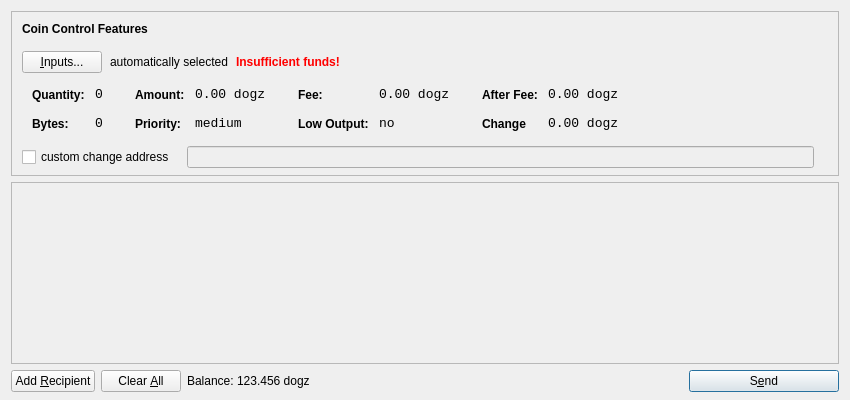
<?xml version="1.0" encoding="UTF-8"?>
<ui version="4.0">
 <class>SendCoinsDialog</class>
 <widget class="QDialog" name="SendCoinsDialog">
  <property name="geometry">
   <rect>
    <x>0</x>
    <y>0</y>
    <width>850</width>
    <height>400</height>
   </rect>
  </property>
  <property name="windowTitle">
   <string>Send Coins</string>
  </property>
  <layout class="QVBoxLayout" name="verticalLayout" stretch="0,1,0">
   <property name="bottomMargin">
    <number>8</number>
   </property>
   <item>
    <widget class="QFrame" name="frameCoinControl">
     <property name="sizePolicy">
      <sizepolicy hsizetype="Expanding" vsizetype="Expanding">
       <horstretch>0</horstretch>
       <verstretch>0</verstretch>
      </sizepolicy>
     </property>
     <property name="maximumSize">
      <size>
       <width>16777215</width>
       <height>16777215</height>
      </size>
     </property>
     <property name="frameShape">
      <enum>QFrame::StyledPanel</enum>
     </property>
     <property name="frameShadow">
      <enum>QFrame::Sunken</enum>
     </property>
     <layout class="QVBoxLayout" name="verticalLayoutCoinControl2">
      <property name="spacing">
       <number>6</number>
      </property>
      <property name="leftMargin">
       <number>0</number>
      </property>
      <property name="topMargin">
       <number>0</number>
      </property>
      <property name="rightMargin">
       <number>0</number>
      </property>
      <property name="bottomMargin">
       <number>6</number>
      </property>
      <item>
       <layout class="QVBoxLayout" name="verticalLayoutCoinControl" stretch="0,0,0,0,1">
        <property name="spacing">
         <number>0</number>
        </property>
        <property name="leftMargin">
         <number>10</number>
        </property>
        <property name="topMargin">
         <number>10</number>
        </property>
        <item>
         <layout class="QHBoxLayout" name="horizontalLayoutCoinControl1">
          <property name="bottomMargin">
           <number>15</number>
          </property>
          <item>
           <widget class="QLabel" name="labelCoinControlFeatures">
            <property name="sizePolicy">
             <sizepolicy hsizetype="Preferred" vsizetype="Maximum">
              <horstretch>0</horstretch>
              <verstretch>0</verstretch>
             </sizepolicy>
            </property>
            <property name="font">
             <font>
              <weight>75</weight>
              <bold>true</bold>
             </font>
            </property>
            <property name="styleSheet">
             <string notr="true">font-weight:bold;</string>
            </property>
            <property name="text">
             <string>Coin Control Features</string>
            </property>
           </widget>
          </item>
         </layout>
        </item>
        <item>
         <layout class="QHBoxLayout" name="horizontalLayoutCoinControl2" stretch="0,0,0,0">
          <property name="spacing">
           <number>8</number>
          </property>
          <property name="bottomMargin">
           <number>10</number>
          </property>
          <item>
           <widget class="QPushButton" name="pushButtonCoinControl">
            <property name="styleSheet">
             <string notr="true"/>
            </property>
            <property name="text">
             <string>&amp;Inputs...</string>
            </property>
           </widget>
          </item>
          <item>
           <widget class="QLabel" name="labelCoinControlAutomaticallySelected">
            <property name="text">
             <string>automatically selected</string>
            </property>
            <property name="margin">
             <number>5</number>
            </property>
           </widget>
          </item>
          <item>
           <widget class="QLabel" name="labelCoinControlInsuffFunds">
            <property name="font">
             <font>
              <weight>75</weight>
              <bold>true</bold>
             </font>
            </property>
            <property name="styleSheet">
             <string notr="true">color:red;font-weight:bold;</string>
            </property>
            <property name="text">
             <string>Insufficient funds!</string>
            </property>
            <property name="margin">
             <number>5</number>
            </property>
           </widget>
          </item>
          <item>
           <spacer name="horizontalSpacerCoinControl">
            <property name="orientation">
             <enum>Qt::Horizontal</enum>
            </property>
            <property name="sizeHint" stdset="0">
             <size>
              <width>40</width>
              <height>1</height>
             </size>
            </property>
           </spacer>
          </item>
         </layout>
        </item>
        <item>
         <widget class="QWidget" name="widgetCoinControl" native="true">
          <property name="sizePolicy">
           <sizepolicy hsizetype="Preferred" vsizetype="Preferred">
            <horstretch>0</horstretch>
            <verstretch>0</verstretch>
           </sizepolicy>
          </property>
          <property name="minimumSize">
           <size>
            <width>0</width>
            <height>0</height>
           </size>
          </property>
          <property name="styleSheet">
           <string notr="true"/>
          </property>
          <layout class="QHBoxLayout" name="horizontalLayoutCoinControl5">
           <property name="leftMargin">
            <number>0</number>
           </property>
           <property name="topMargin">
            <number>0</number>
           </property>
           <property name="rightMargin">
            <number>0</number>
           </property>
           <property name="bottomMargin">
            <number>0</number>
           </property>
           <item>
            <layout class="QHBoxLayout" name="horizontalLayoutCoinControl3" stretch="0,0,0,1">
             <property name="spacing">
              <number>20</number>
             </property>
             <property name="topMargin">
              <number>0</number>
             </property>
             <property name="bottomMargin">
              <number>10</number>
             </property>
             <item>
              <layout class="QFormLayout" name="formLayoutCoinControl1">
               <property name="horizontalSpacing">
                <number>10</number>
               </property>
               <property name="verticalSpacing">
                <number>14</number>
               </property>
               <property name="leftMargin">
                <number>10</number>
               </property>
               <property name="topMargin">
                <number>4</number>
               </property>
               <property name="rightMargin">
                <number>6</number>
               </property>
               <item row="0" column="0">
                <widget class="QLabel" name="labelCoinControlQuantityText">
                 <property name="styleSheet">
                  <string notr="true">font-weight:bold;</string>
                 </property>
                 <property name="text">
                  <string>Quantity:</string>
                 </property>
                 <property name="margin">
                  <number>0</number>
                 </property>
                </widget>
               </item>
               <item row="0" column="1">
                <widget class="QLabel" name="labelCoinControlQuantity">
                 <property name="font">
                  <font>
                   <family>Monospace</family>
                   <pointsize>10</pointsize>
                  </font>
                 </property>
                 <property name="cursor">
                  <cursorShape>IBeamCursor</cursorShape>
                 </property>
                 <property name="contextMenuPolicy">
                  <enum>Qt::ActionsContextMenu</enum>
                 </property>
                 <property name="text">
                  <string>0</string>
                 </property>
                 <property name="margin">
                  <number>0</number>
                 </property>
                 <property name="textInteractionFlags">
                  <set>Qt::LinksAccessibleByMouse|Qt::TextSelectableByKeyboard|Qt::TextSelectableByMouse</set>
                 </property>
                </widget>
               </item>
               <item row="1" column="0">
                <widget class="QLabel" name="labelCoinControlBytesText">
                 <property name="styleSheet">
                  <string notr="true">font-weight:bold;</string>
                 </property>
                 <property name="text">
                  <string>Bytes:</string>
                 </property>
                </widget>
               </item>
               <item row="1" column="1">
                <widget class="QLabel" name="labelCoinControlBytes">
                 <property name="font">
                  <font>
                   <family>Monospace</family>
                   <pointsize>10</pointsize>
                  </font>
                 </property>
                 <property name="cursor">
                  <cursorShape>IBeamCursor</cursorShape>
                 </property>
                 <property name="contextMenuPolicy">
                  <enum>Qt::ActionsContextMenu</enum>
                 </property>
                 <property name="text">
                  <string>0</string>
                 </property>
                 <property name="textInteractionFlags">
                  <set>Qt::LinksAccessibleByMouse|Qt::TextSelectableByKeyboard|Qt::TextSelectableByMouse</set>
                 </property>
                </widget>
               </item>
              </layout>
             </item>
             <item>
              <layout class="QFormLayout" name="formLayoutCoinControl2">
               <property name="horizontalSpacing">
                <number>10</number>
               </property>
               <property name="verticalSpacing">
                <number>14</number>
               </property>
               <property name="leftMargin">
                <number>6</number>
               </property>
               <property name="topMargin">
                <number>4</number>
               </property>
               <property name="rightMargin">
                <number>6</number>
               </property>
               <item row="0" column="0">
                <widget class="QLabel" name="labelCoinControlAmountText">
                 <property name="styleSheet">
                  <string notr="true">font-weight:bold;</string>
                 </property>
                 <property name="text">
                  <string>Amount:</string>
                 </property>
                 <property name="margin">
                  <number>0</number>
                 </property>
                </widget>
               </item>
               <item row="0" column="1">
                <widget class="QLabel" name="labelCoinControlAmount">
                 <property name="font">
                  <font>
                   <family>Monospace</family>
                   <pointsize>10</pointsize>
                  </font>
                 </property>
                 <property name="cursor">
                  <cursorShape>IBeamCursor</cursorShape>
                 </property>
                 <property name="contextMenuPolicy">
                  <enum>Qt::ActionsContextMenu</enum>
                 </property>
                 <property name="text">
                  <string>0.00 dogz</string>
                 </property>
                 <property name="textInteractionFlags">
                  <set>Qt::LinksAccessibleByMouse|Qt::TextSelectableByKeyboard|Qt::TextSelectableByMouse</set>
                 </property>
                </widget>
               </item>
               <item row="1" column="0">
                <widget class="QLabel" name="labelCoinControlPriorityText">
                 <property name="styleSheet">
                  <string notr="true">font-weight:bold;</string>
                 </property>
                 <property name="text">
                  <string>Priority:</string>
                 </property>
                </widget>
               </item>
               <item row="1" column="1">
                <widget class="QLabel" name="labelCoinControlPriority">
                 <property name="font">
                  <font>
                   <family>Monospace</family>
                   <pointsize>10</pointsize>
                  </font>
                 </property>
                 <property name="cursor">
                  <cursorShape>IBeamCursor</cursorShape>
                 </property>
                 <property name="contextMenuPolicy">
                  <enum>Qt::ActionsContextMenu</enum>
                 </property>
                 <property name="text">
                  <string>medium</string>
                 </property>
                 <property name="textInteractionFlags">
                  <set>Qt::LinksAccessibleByMouse|Qt::TextSelectableByKeyboard|Qt::TextSelectableByMouse</set>
                 </property>
                </widget>
               </item>
              </layout>
             </item>
             <item>
              <layout class="QFormLayout" name="formLayoutCoinControl3">
               <property name="horizontalSpacing">
                <number>10</number>
               </property>
               <property name="verticalSpacing">
                <number>14</number>
               </property>
               <property name="leftMargin">
                <number>6</number>
               </property>
               <property name="topMargin">
                <number>4</number>
               </property>
               <property name="rightMargin">
                <number>6</number>
               </property>
               <item row="0" column="0">
                <widget class="QLabel" name="labelCoinControlFeeText">
                 <property name="styleSheet">
                  <string notr="true">font-weight:bold;</string>
                 </property>
                 <property name="text">
                  <string>Fee:</string>
                 </property>
                 <property name="margin">
                  <number>0</number>
                 </property>
                </widget>
               </item>
               <item row="0" column="1">
                <widget class="QLabel" name="labelCoinControlFee">
                 <property name="font">
                  <font>
                   <family>Monospace</family>
                   <pointsize>10</pointsize>
                  </font>
                 </property>
                 <property name="cursor">
                  <cursorShape>IBeamCursor</cursorShape>
                 </property>
                 <property name="contextMenuPolicy">
                  <enum>Qt::ActionsContextMenu</enum>
                 </property>
                 <property name="text">
                  <string>0.00 dogz</string>
                 </property>
                 <property name="textInteractionFlags">
                  <set>Qt::LinksAccessibleByMouse|Qt::TextSelectableByKeyboard|Qt::TextSelectableByMouse</set>
                 </property>
                </widget>
               </item>
               <item row="1" column="0">
                <widget class="QLabel" name="labelCoinControlLowOutputText">
                 <property name="styleSheet">
                  <string notr="true">font-weight:bold;</string>
                 </property>
                 <property name="text">
                  <string>Low Output:</string>
                 </property>
                </widget>
               </item>
               <item row="1" column="1">
                <widget class="QLabel" name="labelCoinControlLowOutput">
                 <property name="font">
                  <font>
                   <family>Monospace</family>
                   <pointsize>10</pointsize>
                  </font>
                 </property>
                 <property name="cursor">
                  <cursorShape>IBeamCursor</cursorShape>
                 </property>
                 <property name="contextMenuPolicy">
                  <enum>Qt::ActionsContextMenu</enum>
                 </property>
                 <property name="text">
                  <string>no</string>
                 </property>
                 <property name="textInteractionFlags">
                  <set>Qt::LinksAccessibleByMouse|Qt::TextSelectableByKeyboard|Qt::TextSelectableByMouse</set>
                 </property>
                </widget>
               </item>
              </layout>
             </item>
             <item>
              <layout class="QFormLayout" name="formLayoutCoinControl4">
               <property name="horizontalSpacing">
                <number>10</number>
               </property>
               <property name="verticalSpacing">
                <number>14</number>
               </property>
               <property name="leftMargin">
                <number>6</number>
               </property>
               <property name="topMargin">
                <number>4</number>
               </property>
               <property name="rightMargin">
                <number>6</number>
               </property>
               <item row="0" column="0">
                <widget class="QLabel" name="labelCoinControlAfterFeeText">
                 <property name="styleSheet">
                  <string notr="true">font-weight:bold;</string>
                 </property>
                 <property name="text">
                  <string>After Fee:</string>
                 </property>
                 <property name="margin">
                  <number>0</number>
                 </property>
                </widget>
               </item>
               <item row="0" column="1">
                <widget class="QLabel" name="labelCoinControlAfterFee">
                 <property name="font">
                  <font>
                   <family>Monospace</family>
                   <pointsize>10</pointsize>
                  </font>
                 </property>
                 <property name="cursor">
                  <cursorShape>IBeamCursor</cursorShape>
                 </property>
                 <property name="contextMenuPolicy">
                  <enum>Qt::ActionsContextMenu</enum>
                 </property>
                 <property name="text">
                  <string>0.00 dogz</string>
                 </property>
                 <property name="textInteractionFlags">
                  <set>Qt::LinksAccessibleByMouse|Qt::TextSelectableByKeyboard|Qt::TextSelectableByMouse</set>
                 </property>
                </widget>
               </item>
               <item row="1" column="0">
                <widget class="QLabel" name="labelCoinControlChangeText">
                 <property name="styleSheet">
                  <string notr="true">font-weight:bold;</string>
                 </property>
                 <property name="text">
                  <string>Change</string>
                 </property>
                </widget>
               </item>
               <item row="1" column="1">
                <widget class="QLabel" name="labelCoinControlChange">
                 <property name="font">
                  <font>
                   <family>Monospace</family>
                   <pointsize>10</pointsize>
                  </font>
                 </property>
                 <property name="cursor">
                  <cursorShape>IBeamCursor</cursorShape>
                 </property>
                 <property name="contextMenuPolicy">
                  <enum>Qt::ActionsContextMenu</enum>
                 </property>
                 <property name="text">
                  <string>0.00 dogz</string>
                 </property>
                 <property name="textInteractionFlags">
                  <set>Qt::LinksAccessibleByMouse|Qt::TextSelectableByKeyboard|Qt::TextSelectableByMouse</set>
                 </property>
                </widget>
               </item>
              </layout>
             </item>
            </layout>
           </item>
          </layout>
         </widget>
        </item>
        <item>
         <layout class="QHBoxLayout" name="horizontalLayoutCoinControl4" stretch="0,0,0">
          <property name="spacing">
           <number>12</number>
          </property>
          <property name="sizeConstraint">
           <enum>QLayout::SetDefaultConstraint</enum>
          </property>
          <property name="topMargin">
           <number>5</number>
          </property>
          <property name="rightMargin">
           <number>5</number>
          </property>
          <item>
           <widget class="QCheckBox" name="checkBoxCoinControlChange">
            <property name="text">
             <string>custom change address</string>
            </property>
           </widget>
          </item>
          <item>
           <widget class="QLineEdit" name="lineEditCoinControlChange">
            <property name="enabled">
             <bool>false</bool>
            </property>
            <property name="sizePolicy">
             <sizepolicy hsizetype="Expanding" vsizetype="Fixed">
              <horstretch>0</horstretch>
              <verstretch>0</verstretch>
             </sizepolicy>
            </property>
           </widget>
          </item>
          <item>
           <widget class="QLabel" name="labelCoinControlChangeLabel">
            <property name="sizePolicy">
             <sizepolicy hsizetype="Preferred" vsizetype="Expanding">
              <horstretch>0</horstretch>
              <verstretch>0</verstretch>
             </sizepolicy>
            </property>
            <property name="minimumSize">
             <size>
              <width>0</width>
              <height>0</height>
             </size>
            </property>
            <property name="text">
             <string/>
            </property>
            <property name="margin">
             <number>3</number>
            </property>
           </widget>
          </item>
         </layout>
        </item>
        <item>
         <spacer name="verticalSpacerCoinControl">
          <property name="orientation">
           <enum>Qt::Vertical</enum>
          </property>
          <property name="sizeHint" stdset="0">
           <size>
            <width>800</width>
            <height>1</height>
           </size>
          </property>
         </spacer>
        </item>
       </layout>
      </item>
     </layout>
    </widget>
   </item>
   <item>
    <widget class="QScrollArea" name="scrollArea">
     <property name="widgetResizable">
      <bool>true</bool>
     </property>
     <widget class="QWidget" name="scrollAreaWidgetContents">
      <property name="geometry">
       <rect>
        <x>0</x>
        <y>0</y>
        <width>830</width>
        <height>173</height>
       </rect>
      </property>
      <layout class="QVBoxLayout" name="verticalLayout_2">
       <property name="leftMargin">
        <number>0</number>
       </property>
       <property name="topMargin">
        <number>0</number>
       </property>
       <property name="rightMargin">
        <number>0</number>
       </property>
       <property name="bottomMargin">
        <number>0</number>
       </property>
       <item>
        <layout class="QVBoxLayout" name="entries">
         <property name="spacing">
          <number>6</number>
         </property>
        </layout>
       </item>
       <item>
        <spacer name="verticalSpacer">
         <property name="orientation">
          <enum>Qt::Vertical</enum>
         </property>
         <property name="sizeHint" stdset="0">
          <size>
           <width>20</width>
           <height>40</height>
          </size>
         </property>
        </spacer>
       </item>
      </layout>
     </widget>
    </widget>
   </item>
   <item>
    <layout class="QHBoxLayout" name="horizontalLayout">
     <item>
      <widget class="QPushButton" name="addButton">
       <property name="toolTip">
        <string>Send to multiple recipients at once</string>
       </property>
       <property name="text">
        <string>Add &amp;Recipient</string>
       </property>
       <property name="icon">
        <iconset resource="../bitcoin.qrc">
         <normaloff>:/icons/add</normaloff>:/icons/add</iconset>
       </property>
       <property name="autoDefault">
        <bool>false</bool>
       </property>
      </widget>
     </item>
     <item>
      <widget class="QPushButton" name="clearButton">
       <property name="sizePolicy">
        <sizepolicy hsizetype="Minimum" vsizetype="Fixed">
         <horstretch>0</horstretch>
         <verstretch>0</verstretch>
        </sizepolicy>
       </property>
       <property name="toolTip">
        <string>Remove all transaction fields</string>
       </property>
       <property name="text">
        <string>Clear &amp;All</string>
       </property>
       <property name="icon">
        <iconset resource="../bitcoin.qrc">
         <normaloff>:/icons/remove</normaloff>:/icons/remove</iconset>
       </property>
       <property name="autoRepeatDelay">
        <number>300</number>
       </property>
       <property name="autoDefault">
        <bool>false</bool>
       </property>
      </widget>
     </item>
     <item>
      <layout class="QHBoxLayout" name="horizontalLayout_2">
       <property name="spacing">
        <number>3</number>
       </property>
       <item>
        <widget class="QLabel" name="label">
         <property name="text">
          <string>Balance:</string>
         </property>
        </widget>
       </item>
       <item>
        <widget class="QLabel" name="labelBalance">
         <property name="cursor">
          <cursorShape>IBeamCursor</cursorShape>
         </property>
         <property name="text">
          <string>123.456 dogz</string>
         </property>
         <property name="textInteractionFlags">
          <set>Qt::LinksAccessibleByMouse|Qt::TextSelectableByKeyboard|Qt::TextSelectableByMouse</set>
         </property>
        </widget>
       </item>
      </layout>
     </item>
     <item>
      <spacer name="horizontalSpacer">
       <property name="orientation">
        <enum>Qt::Horizontal</enum>
       </property>
       <property name="sizeHint" stdset="0">
        <size>
         <width>40</width>
         <height>20</height>
        </size>
       </property>
      </spacer>
     </item>
     <item>
      <widget class="QPushButton" name="sendButton">
       <property name="minimumSize">
        <size>
         <width>150</width>
         <height>0</height>
        </size>
       </property>
       <property name="toolTip">
        <string>Confirm the send action</string>
       </property>
       <property name="text">
        <string>S&amp;end</string>
       </property>
       <property name="icon">
        <iconset resource="../bitcoin.qrc">
         <normaloff>:/icons/send</normaloff>:/icons/send</iconset>
       </property>
       <property name="default">
        <bool>true</bool>
       </property>
      </widget>
     </item>
    </layout>
   </item>
  </layout>
 </widget>
 <resources>
  <include location="../bitcoin.qrc"/>
 </resources>
 <connections/>
</ui>
